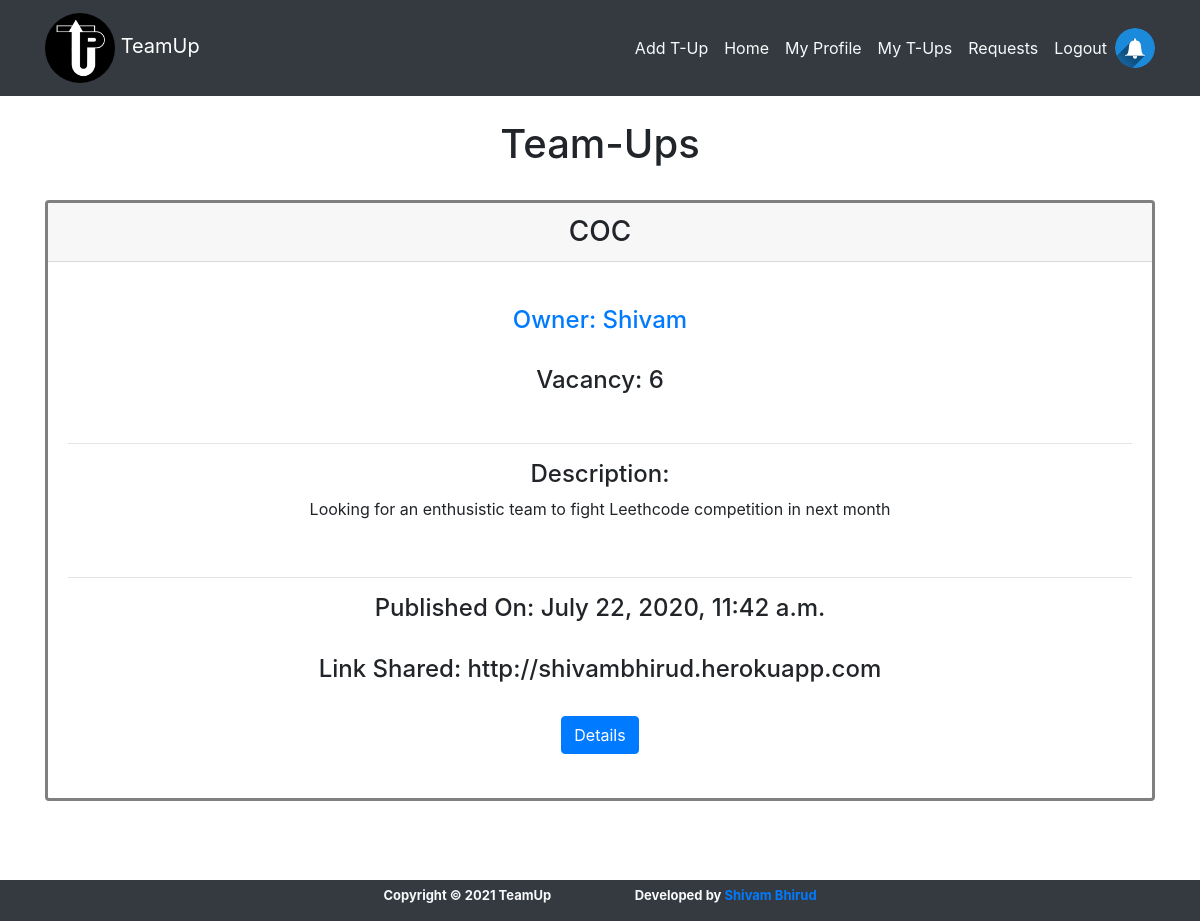
Before: /team_up/user_teamups (signed in) with the older database file.
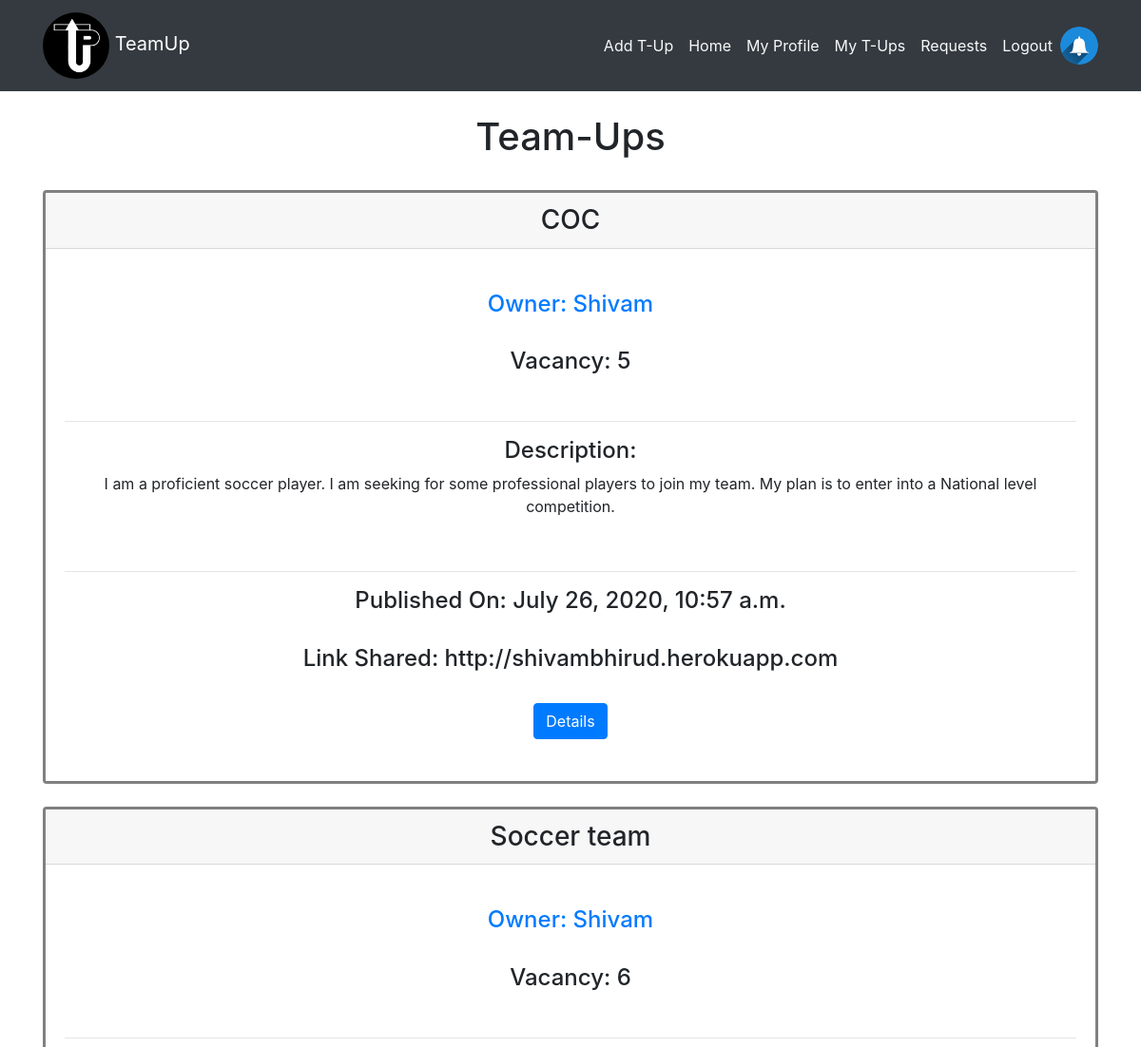
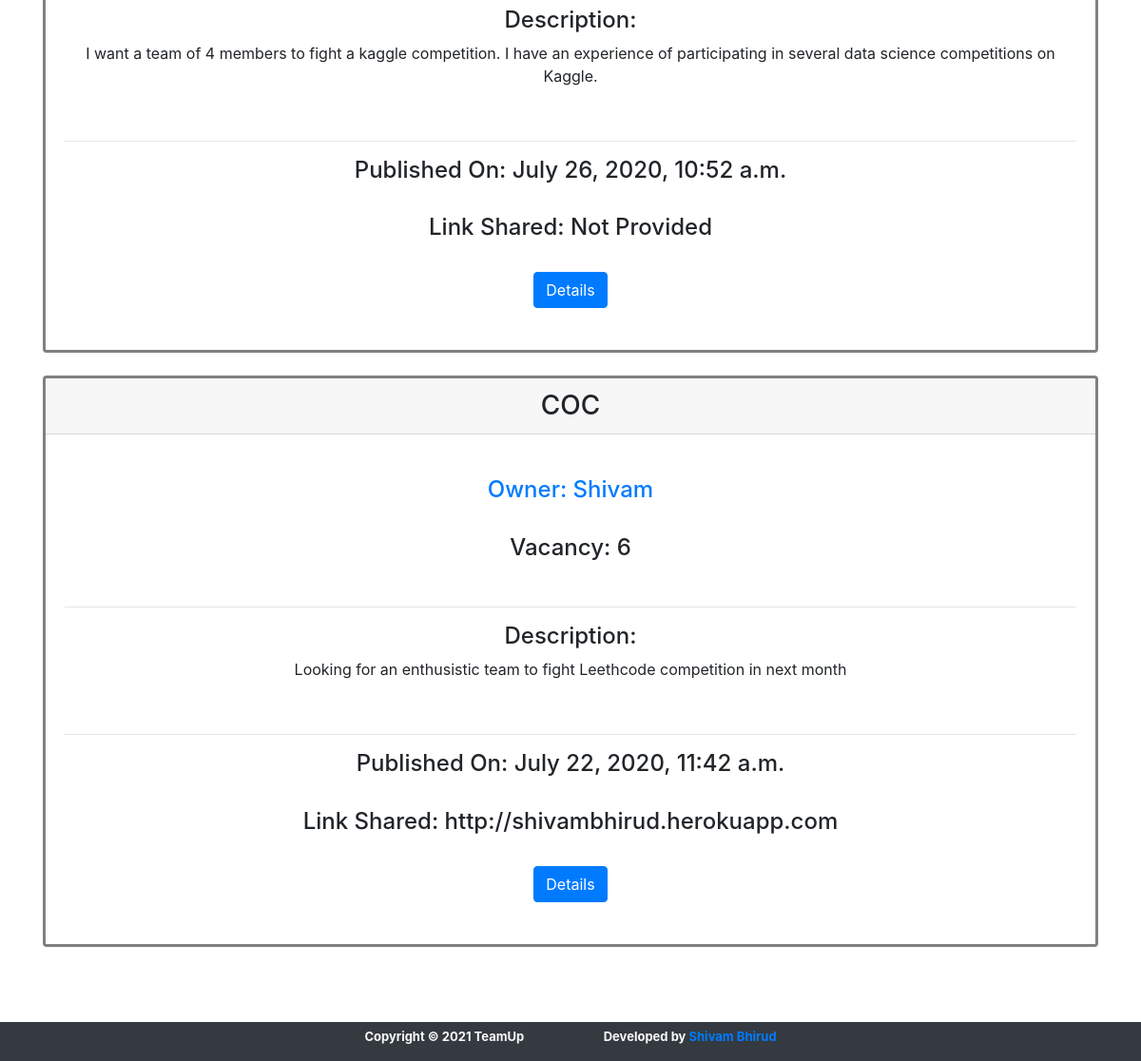
After: the same page with the newer database file (2 pictures, top to bottom).
### team_up/models.py (models this page shows, shortened)
class Teams(models.Model):
  category = models.CharField(max_length=100)
  relevant_url = models.URLField(default='Not Provided')
  pub_date = models.DateTimeField(null=True, blank=True)
  short_description = models.TextField(default='Not Provided', max_length=200)
  description = models.TextField(default='Not Provided', max_length=2000)
  vacancy = models.IntegerField(default=1)
  logged_in_user = models.ForeignKey(Extendeduser, on_delete=models.CASCADE)

### accounts/models.py (models this page shows, shortened)
class Extendeduser(models.Model):
	user = models.OneToOneField(User, primary_key=True, on_delete=models.CASCADE)
	first_name = models.CharField(max_length=255)
	last_name = models.CharField(max_length=255, default='')
	gender = models.CharField(max_length=255, blank=True, default='rather_not_say') #TODO CHECK THE ENUMS TO AVOID DUMMY ENTRY
	email = models.EmailField(verbose_name='email', max_length=60, default='')
	about_me = models.TextField(max_length=1000, default="Let's Team-up!")
	portfolio = models.URLField(default='Not Provided')
	linkedin = models.URLField(default='Not Provided')
	facebook = models.URLField(default='Not Provided')
	twitter = models.URLField(default='Not Provided')
	other_url = models.URLField(default='Not Provided')
	city = models.CharField(max_length=255, default='')
	country = models.CharField(max_length=255, default='') # TODO CREATE A DATA STRUCTURE TO SHOW THE IST OF COUNTRIES
	phone = models.CharField(max_length=17, default='0000000000')
	date_joined = models.DateTimeField(verbose_name='date_joined', auto_now=True)
	last_login = models.DateTimeField(verbose_name='last_login', auto_now=True)
	is_admin = models.BooleanField(default=False)
	is_superuser = models.BooleanField(default=False)

### team_up/views.py (the view)
# urls.py: path('user_teamups', views.user_teamups, name='user_teamups'),
def user_teamups(request):
	user_teams = Teams.objects.filter(
		logged_in_user_id=request.user.id).order_by('-pub_date')
	page = request.GET.get('page', 1)
	total_page_count = 5
	data = paginate(request, page, user_teams, total_page_count)
	return render(request, 'team_up/tup_groups.html', {'data': data})

### team_up/views.py (called while the page is built)
def paginate(request, page, teams, total_page_count):
	paginator = Paginator(teams, total_page_count)
	try:
		elements = paginator.page(page)
		return elements
	except PageNotAnInteger:
		elements = paginator.page(1)
		return elements
	except EmptyPage:
		elements = paginator.page(paginator.num_pages)
		return elements

### team_up/templates/team_up/tup_groups.html (shortened to what this page needs)
{% extends 'base.html' %}
{% load static %}
{% block content %}
<div class="col-md-12 text-center">
  <br>
  <h1>Team-Ups</h1>
</div>
{% for data in data %}
<form action="{% url 'show_teamup_details' %}" enctype="multipart/form-data" method="POST">
<br>
<div class="card text-center" style="border:solid grey;">
  <h3 class="card-header">{{ data.short_description }}</h3>
  <div class="card-body">
    <br>
    <a href="{% url 'user_profile' user=data.logged_in_user.user_id %}"><h4>Owner: {{ data.logged_in_user.first_name }}</h4></a>
    <br>
    <h4>Vacancy: {{ data.vacancy }}</h4>
    <br>
    <hr>
    <h4>Description: </h4>
    <p>{{ data.description }}</p>
    <br>
    <hr>
    <h4>Published On: {{ data.pub_date }}</h4>
    <br>
    <h4>Link Shared: {{ data.relevant_url }}</h4>
    <br>
    <div class="col-md-12 text-center">
    <button class="btn btn-primary" name="teamup_details" value="{{ data.id }}" type="submit">Details</button>
    </div>
    <br>
    </div>
  </div>
</form>
  {% endfor %}
<br>
<br>
<br>
<br>
<br>
{% endblock %}

Changed rows visible on the page:
added Teams: short_description "COC", logged_in_user.first_name "Shivam", vacancy "5", description "I am a proficient soccer player. I am seeking for some professional players to join my team. My plan is to enter into a National level competition.", pub_date "July 26, 2020, 10:57 a.m.", relevant_url "http://shivambhirud.herokuapp.com", {{ data.id }} 8 (drawn)
added Teams: short_description "Soccer team", logged_in_user.first_name "Shivam", vacancy "6", description "I want a team of 4 members to fight a kaggle competition. I have an experience of participating in several data science competitions on Kaggle.", pub_date "July 26, 2020, 10:52 a.m.", relevant_url "Not Provided", {{ data.id }} 7 (drawn)
